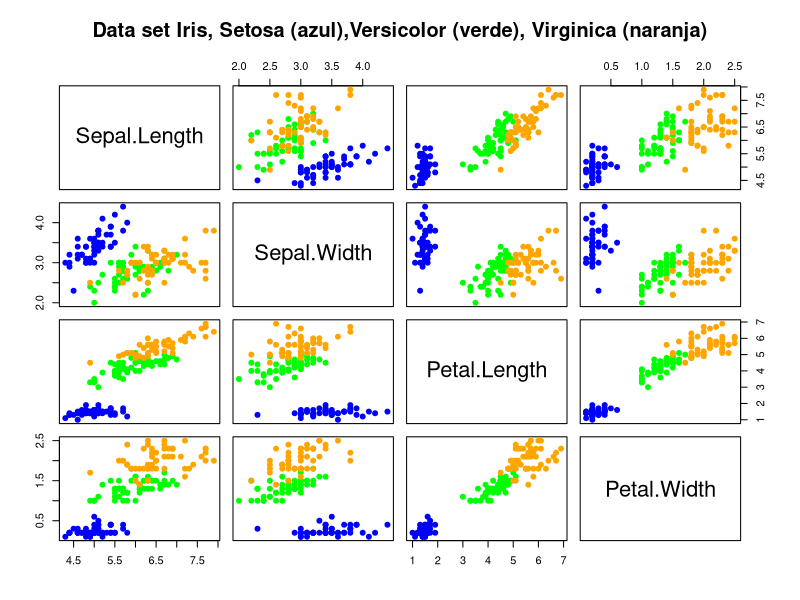
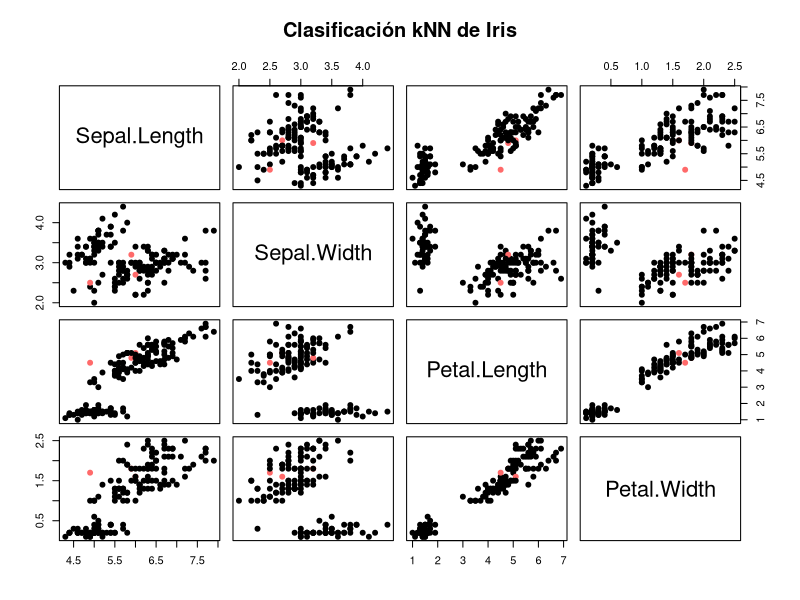

Generate these figures, in order, with R:

# kNN
#K-vecinos próximos

library(MASS)

# Cargar los datos iris

Z<-as.data.frame(iris)
colnames(Z)

# Definir la matriz de datos y la variable respuesta
# Con las clasificaciones
x<-Z[,1:4]
y<-Z[,5]

# Se definen las variables y observaciones
n<-nrow(x)
p<-ncol(x)

# Gráfico scatter plot
# Creación de un vector de colores
y
col.iris<-c("blue","green","orange")[y]
col.iris

pairs(x, main="Data set Iris, Setosa (azul),Versicolor (verde), Virginica (naranja)", 
      pch=19,col=col.iris)

#-----------------------
#         kNN
#-----------------------


# Instalar paquete
install.packages("class")
library(class)

# Se fija una "semilla" para tener valores iguales
set.seed(1000)

# creación de los ciclos para k=1 hasta k=20
# Selecciona el valor de k que tenga el error más bajo.

# Inicialización de una lista vacia de tamaño 20
knn.class<-vector(mode="list",length=20)
knn.tables<-vector(mode="list", length=20)

# Clasificaciones erroneas
knn.mis<-matrix(NA, nrow=20, ncol=1)
knn.mis

for(k in 1:20){
  knn.class[[k]]<-knn.cv(x,y,k=k)
  knn.tables[[k]]<-table(y,knn.class[[k]])
  # la suma de las clasificaciones menos las correctas
  knn.mis[k]<- n-sum(y==knn.class[[k]])
}

knn.mis

# Número optimo de k-vecinos
which(knn.mis==min(knn.mis))

knn.tables[[14]]
knn.tables[[18]]
knn.tables[[19]]


# El mas eficiente es k=14
# se señala el k más eficiente
k.opt<-14

knn.cv.opt<-knn.class[[k.opt]]
knn.cv.opt

# Tabla de contingencia con las clasificaciones buenas y malas
knn.tables[[k.opt]]

# Cantidad de observaciones mal clasificadas
knn.mis[k.opt]

# Error de clasificación (MR)
knn.mis[k.opt]/n

# Gráfico de clasificaciones correctas y erroneas
col.knn.iris<-c("indianred1","black")[1*(y==knn.cv.opt)+1]
pairs(x, main="Clasificación kNN de Iris",
      pch=19, col=col.knn.iris)

